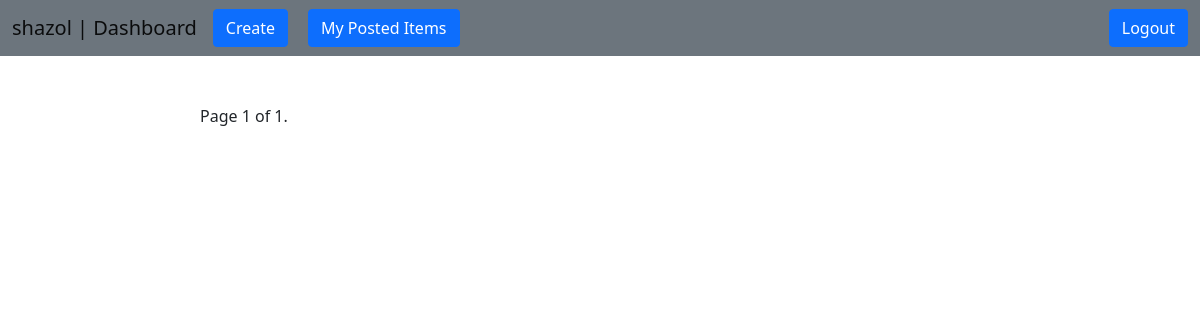
The app's page /dashboard/shazol (signed in), older data.
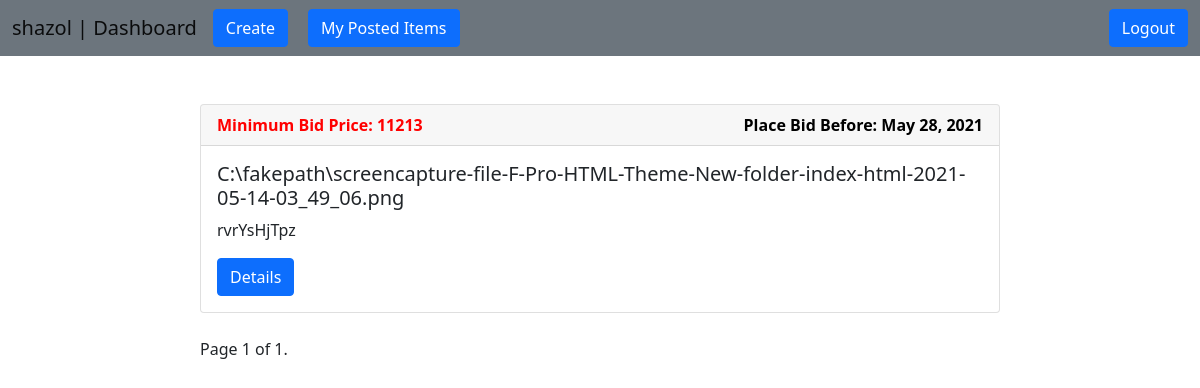
The same page, newer data.
### auction/models.py (models this page shows, shortened)
class Product(models.Model):
    user = models.ForeignKey(NewUser, on_delete=models.CASCADE)
    name = models.CharField(max_length=255)
    description = models.TextField()
    image = models.ImageField(upload_to=image_path, default='product/placeholder.png')
    min_price = models.BigIntegerField()
    end_date = models.DateTimeField(auto_now_add=False)
    created = models.DateTimeField(auto_now_add=True)

### users/views.py (the view)
# urls.py: path('dashboard/<str:user>', views.Dashboard, name='dashboard'),
@login_required(login_url='login')
def Dashboard(request, user):
    name = NewUser.objects.get(user_name=user)
    product = Product.objects.all()
    paginator = Paginator(product, 4)
    page_number = request.GET.get('page')
    page_obj = paginator.get_page(page_number)
    context = {
        'name': name,
        'products': product,
        'page_obj': page_obj,
        'today': datetime.now()
    }
    return render(request, 'dashboard.html', context)

### users/models.py (called while the page is built)
    def __str__(self):
        return self.user_name

### templates/dashboard.html (shortened to what this page needs)
{% extends 'base.html' %}
{% load static %}
{% block content %}
    <br><br>
    <div class="col-md-8" style="margin: auto">
        {% for product in products %}
            <div class="card">
                <div class="card-header" style="color: red; font-weight: bolder">
                    Minimum Bid Price: {{ product.min_price }}
                    <span style="float: right; color: black">
                        {% now "Y-m-d" as today_date %}
                        {% if today_date > product.end_date|date:"Y-m-d" %}
                            Bidding Time Ended
                        {% else %}
                            Place Bid Before: {{ product.end_date | date }}
                        {% endif %}
                    </span>
                </div>
                <div class="card-body">
                    <h5 class="card-title">{{ product.name }}</h5>
                    <p class="card-text">{{ product.description | truncatewords:20 }}</p>
                    <a href="{% url 'bid' product.id %}" class="btn btn-primary"
                       tabindex="-1" role="button" aria-disabled="true">
                        Details
                    </a>
                </div>
            </div>
            <br>
        {% endfor %}
        <div class="pagination">
            <span class="step-links">
                <span class="current">
                    Page {{ page_obj.number }} of {{ page_obj.paginator.num_pages }}.
                </span>
            </span>
        </div>
    </div>
{% endblock %}

Row changes from the older to the newer data that the page shows:
added Product: min_price "11213", end_date "May 28, 2021", name "C:\\fakepath\\screencapture-file-F-Pro-HTML-Theme-New-folder-index-html-2021-05-14-03_49_06.png", description "rvrYsHjTpz"
